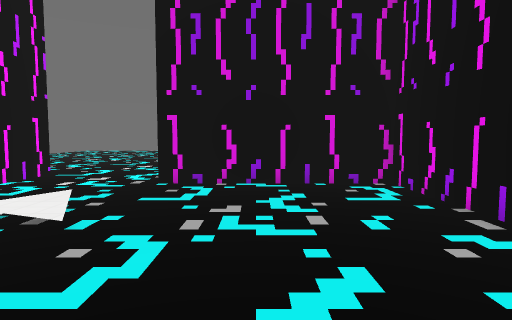
View 1 (above)

12 first-person views from a walk through a Godot game level. The camera is 1.2 m above the floor, tilts 4° down and sees 75° across. The floor is counted in squares, 1 m on a side. Each view is taken from the middle of a square. On the plan, view 1 faces up. The plan holds only what a view shows up to about 14 squares ahead; the rest is blank. Flat picture figures and markers are not drawn. Some surface patterns are stand-ins.

View 2
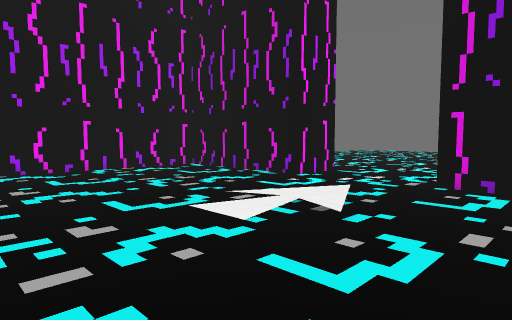

View 3
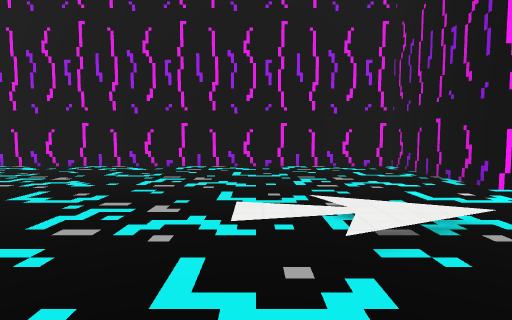

View 4
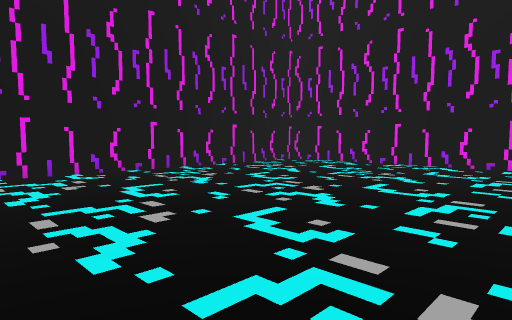

View 5
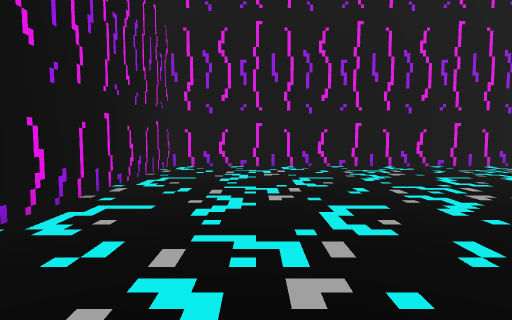

View 6
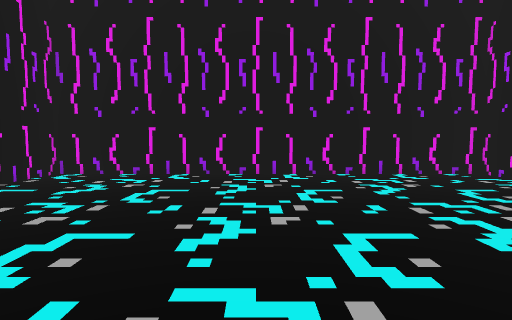

View 7
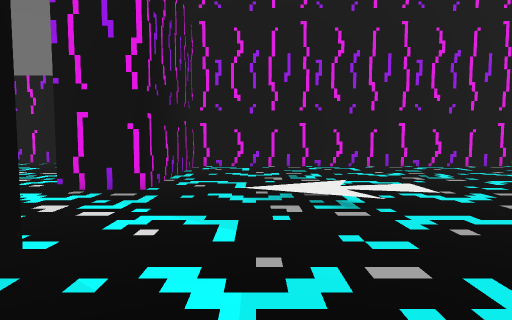

View 8
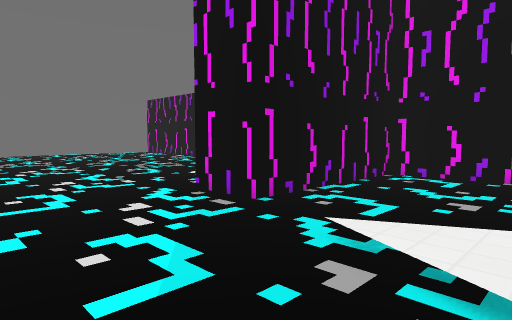

View 9
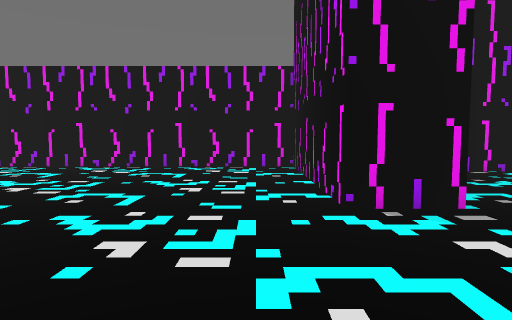

View 10
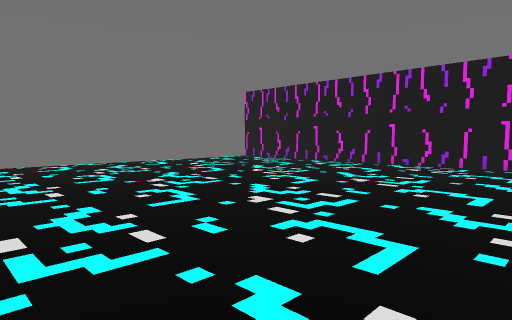

View 11
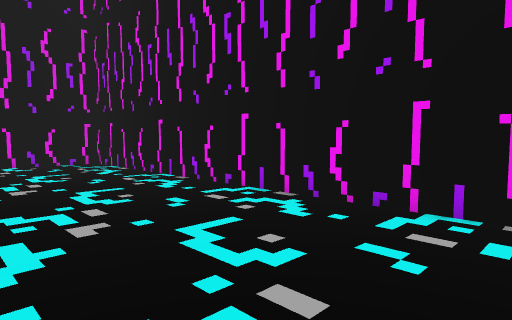

View 12
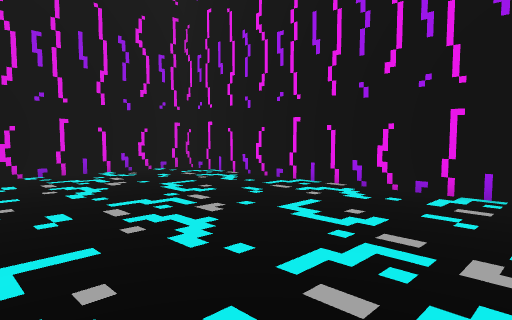

### Floor plan
Points are (right, up) in squares from view 1. A wall is a line through its corners. A room is listed if a view was taken in it or the views show most of it. See-through windows are left out.
Room 1 (views 1, 2, 3, 4, 5, 6, 7, 8, 11, 12)
walls: (-6.5, 10.5) (-6.5, 8.5) (-12.5, 8.5) (-12.5, -9.5) (3.5, -9.5) (3.5, 8.5) (-2.5, 8.5) (-2.5, 10.5) (-1.5, 10.5)
ways out: opening at (-3.5, 11.7) to room 2
Room 2 (views 9, 10)
walls: (-1.5, 10.5) (5.5, 10.5) (5.5, 22.4)
ways out: opening at (-3.5, 11.7) to room 1

Positions as (right, up) in squares from view 1, and headings:
1: (0, 0), facing up
2: (0, 0), facing up-left
3: (1, 3), facing left
4: (2, 2), facing down-left
5: (0, 4), facing down
6: (-4, 3), facing down
7: (-10, 6), facing right
8: (-7, 4), facing up-right
9: (-8, 12), facing right
10: (-9, 13), facing up-right
11: (-7, 6), facing down-left
12: (-5, 2), facing down-left
